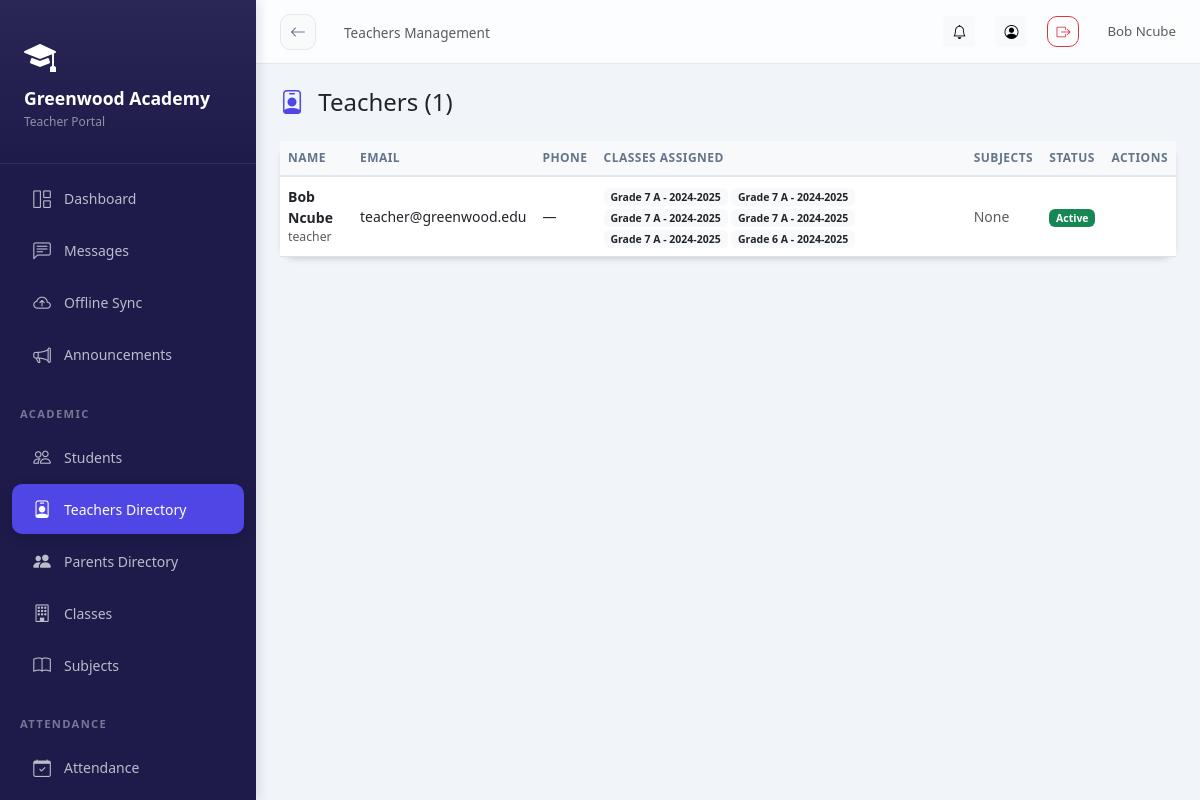
Before: /academics/teachers/ (signed in) with the older database file.
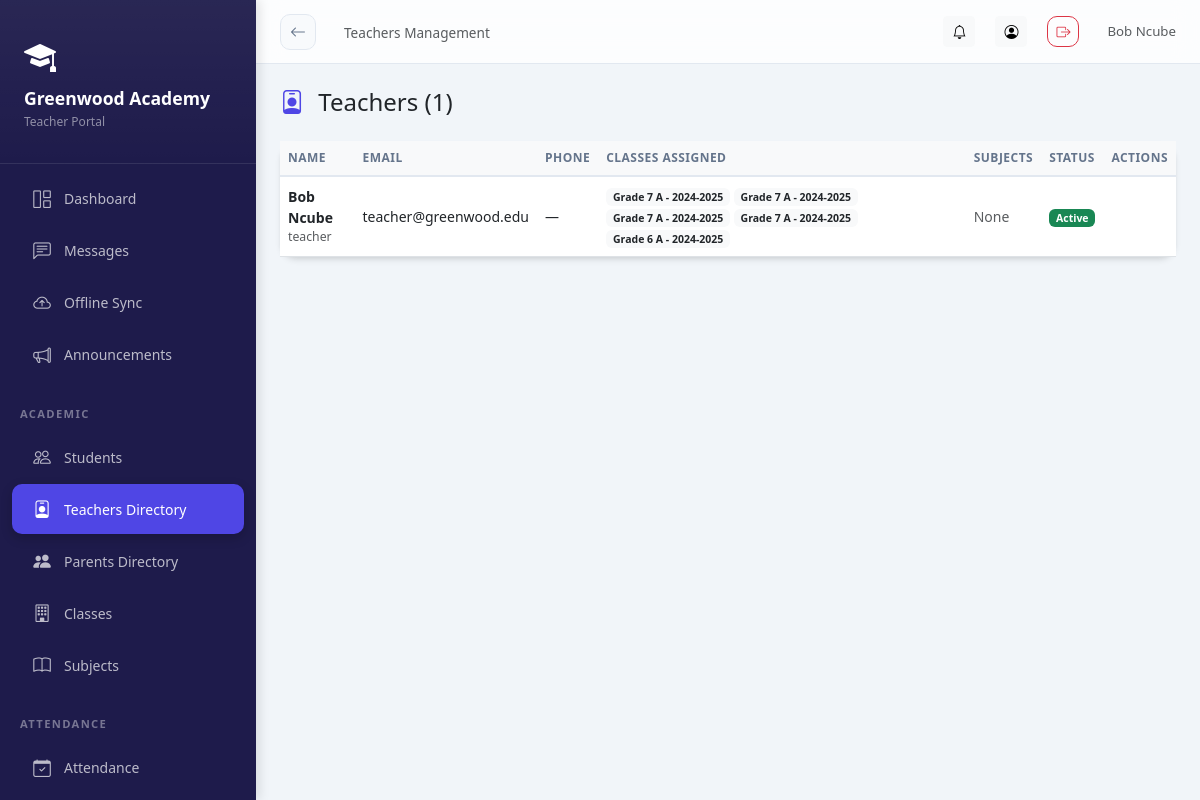
After: the same page with the newer database file.
### schools/models.py (models this page shows, shortened)
class SchoolUser(SyncBaseModel):
    ROLE_CHOICES = [
        ('headmaster', 'Headmaster'),
        ('admin', 'School Admin'),
        ('teacher', 'Teacher'),
        ('student', 'Student'),
        ('parent', 'Parent'),
    ]
    user = models.ForeignKey(User, on_delete=models.CASCADE, related_name='school_memberships')
    school = models.ForeignKey(School, on_delete=models.CASCADE, related_name='members', db_index=True)
    role = models.CharField(max_length=20, choices=ROLE_CHOICES, db_index=True)
    is_active = models.BooleanField(default=True, db_index=True)
    signature = models.ImageField(upload_to='signatures/', blank=True, null=True)
    class Meta:
        unique_together = ['user', 'school']

### academics/models.py (models this page shows, shortened)
class TeacherSubjectAssignment(SyncBaseModel):
    school = models.ForeignKey(School, on_delete=models.CASCADE, related_name='teacher_subject_assignments', null=True, blank=True)
    teacher = models.ForeignKey(
        SchoolUser,
        on_delete=models.CASCADE,
        limit_choices_to={'role': 'teacher'},
        related_name='subject_assignments'
    )
    subject = models.ForeignKey(Subject, on_delete=models.CASCADE, related_name='teacher_assignments')
    class_section = models.ForeignKey(ClassSection, on_delete=models.CASCADE, related_name='teacher_subjects')
    academic_year = models.ForeignKey(AcademicYear, on_delete=models.CASCADE, related_name='teacher_assignments')
    objects = TenantManager()
    all_objects = models.Manager()
    class Meta:
        unique_together = ['teacher', 'subject', 'class_section', 'academic_year']

class ClassSection(SyncBaseModel):
    school = models.ForeignKey(School, on_delete=models.CASCADE, related_name='class_sections')
    class_level = models.ForeignKey(ClassLevel, on_delete=models.CASCADE, related_name='sections')
    section_name = models.CharField(max_length=20)  # e.g., "A", "B", "Science"
    class_teacher = models.ForeignKey(
        SchoolUser,
        on_delete=models.SET_NULL,
        null=True,
        blank=True,
        limit_choices_to={'role': 'teacher'},
        related_name='homeroom_classes'
    )
    academic_year = models.ForeignKey(AcademicYear, on_delete=models.CASCADE, related_name='sections')
    objects = TenantManager()
    all_objects = models.Manager()
    class Meta:
        unique_together = ['class_level', 'section_name', 'academic_year']
        ordering = ['class_level__order', 'section_name']
    def __str__(self):
        return f"{self.class_level.name} {self.section_name} - {self.academic_year.name}"

class ClassLevel(SyncBaseModel):
    school = models.ForeignKey(School, on_delete=models.CASCADE, related_name='class_levels')
    name = models.CharField(max_length=50)  # e.g., "Grade 1", "Class 5"
    order = models.IntegerField(default=0)
    objects = TenantManager()
    all_objects = models.Manager()
    class Meta:
        ordering = ['order', 'name']

class AcademicYear(SyncBaseModel):
    school = models.ForeignKey(School, on_delete=models.CASCADE, related_name='academic_years')
    name = models.CharField(max_length=50)  # e.g., "2024-2025"
    start_date = models.DateField()
    end_date = models.DateField()
    is_current = models.BooleanField(default=False)
    objects = TenantManager()
    all_objects = models.Manager()
    class Meta:
        ordering = ['-start_date']

### academics/views.py (the view)
# urls.py: path('teachers/', views.TeacherListView.as_view(), name='teacher_list'),
@method_decorator(login_required, name='dispatch')
class TeacherListView(ListView):
    model = SchoolUser
    template_name = 'academics/teacher_list.html'
    context_object_name = 'teachers'
    def get_queryset(self):
        return SchoolUser.objects.filter(
            school=self.request.school,
            role='teacher',
            is_active=True
        ).select_related('user')
    def get_context_data(self, **kwargs):
        context = super().get_context_data(**kwargs)
        context['assignments'] = TeacherSubjectAssignment.objects.filter(
            class_section__school=self.request.school
        ).select_related('teacher__user', 'subject', 'class_section')
        context['teachers'] = self.get_queryset()
        return context

### core/models.py (called while the page is built)
    def get_queryset(self):
        queryset = super().get_queryset()
        school = get_current_school()
        if school:
            return queryset.filter(school=school)
        return queryset

### schools/context_processors.py (called while the page is built)
def school_context(request):
    school = getattr(request, 'school', None)
    school_role = ''
    if school and request.user.is_authenticated:
        try:
            su = SchoolUser.objects.get(user=request.user, school=school, is_active=True)
            school_role = su.role
        except SchoolUser.DoesNotExist:
            pass
    return {
        'current_school': school,
        'school_role': school_role,
    }

### academics/templates/academics/teacher_list.html (shortened to what this page needs)
{% extends 'base_dashboard.html' %}
{% block page_title %}Teachers Management{% endblock %}
{% block content %}
<div class="d-flex justify-content-between align-items-center mb-4">
  <h4 class="mb-0">
    <i class="bi bi-person-badge me-2 text-primary"></i>
    {% if school_role == 'parent' %}Teachers Directory{% else %}Teachers ({{ teachers|length }}){% endif %}
  </h4>
</div>
<div class="card">
  <div class="card-body p-0">
    <div class="table-responsive">
      <table class="table table-hover mb-0">
        <thead class="table-light">
          <tr>
            <th>Name</th>
            <th>Email</th>
            <th>Phone</th>
            <th>Classes Assigned</th>
            <th>Subjects</th>
            <th>Status</th>
            <th>Actions</th>
          </tr>
        </thead>
        <tbody>
          {% for teacher in teachers %}
          <tr>
            <td>
              <div>
                <strong>{{ teacher.user.get_full_name }}</strong>
                <div class="small text-muted">{{ teacher.role }}</div>
              </div>
            </td>
            <td>{{ teacher.user.email }}</td>
            <td>{{ teacher.phone|default:"—" }}</td>
            <td>
              {% with assignments=teacher.subject_assignments.all %}
                {% if assignments %}
                  {% for assignment in assignments %}
                    <span class="badge bg-light text-dark">{{ assignment.class_section }}</span>
                  {% endfor %}
                {% else %}
                  <span class="text-muted">None</span>
                {% endif %}
              {% endwith %}
            </td>
            <td>
              {% with subjects=teacher.subjects.all %}
                {% if subjects %}
                  {% for subject in subjects %}
                    <span class="badge bg-primary">{{ subject.name }}</span>
                  {% endfor %}
                {% else %}
                  <span class="text-muted">None</span>
                {% endif %}
              {% endwith %}
            </td>
            <td>
              <span class="badge {% if teacher.is_active %}bg-success{% else %}bg-danger{% endif %}">
                {% if teacher.is_active %}Active{% else %}Inactive{% endif %}
              </span>
            </td>
            <td>
            </td>
          </tr>
          {% endfor %}
        </tbody>
      </table>
    </div>
  </div>
</div>
{% endblock %}

### templates/base_dashboard.html (shortened to what this page needs)
<!DOCTYPE html>
<html lang="en">
<head>
<link rel="stylesheet" href="https://cdn.jsdelivr.net/npm/bootstrap@5.3.0/dist/css/bootstrap.min.css">
<link rel="stylesheet" href="https://cdn.jsdelivr.net/npm/bootstrap-icons@1.11.0/font/bootstrap-icons.css">
<link href="https://cdn.jsdelivr.net/npm/tom-select@2.2.2/dist/css/tom-select.bootstrap5.css" rel="stylesheet">
</head>
<body>
<div class="sidebar" id="sidebar">
  <div class="sidebar-brand">
    {% if current_school.logo %}
      <img src="{{ current_school.logo.url }}" alt="{{ current_school.name }}" class="rounded">
  {% else %}
    <i class="bi bi-mortarboard-fill text-white mb-2 d-block" style="font-size: 2rem;"></i>
  {% endif %}
  <h5>{{ current_school.name|default:"AcademiaLink" }}</h5>
  <small>{{ school_role|title }} Portal</small>
  </div>
  <nav class="py-2">
    <a href="{% url 'analytics:dashboard' %}" class="nav-link {% if request.path == '/analytics/dashboard/' %}active{% endif %}">
      <i class="bi bi-grid-1x2"></i> Dashboard
    </a>
    <a href="{% url 'messaging:list' %}" class="nav-link {% if 'messages' in request.path %}active{% endif %}">
      <i class="bi bi-chat-left-text"></i> Messages
    </a>
    <a href="{% url 'offline_sync' %}" class="nav-link {% if request.resolver_match.url_name == 'offline_sync' %}active{% endif %}">
      <i class="bi bi-cloud-arrow-up"></i>
      <span>Offline Sync</span>
    </a>
    <a href="{% url 'notifications:announcements' %}" class="nav-link {% if 'announcements' in request.path %}active{% endif %}">
      <i class="bi bi-megaphone"></i> Announcements
    </a>
    {% if school_role in 'headmaster,teacher' %}
    <div class="nav-section">Academic</div>
    <a href="{% url 'academics:student_list' %}" class="nav-link {% if 'students' in request.path %}active{% endif %}">
      <i class="bi bi-people"></i> Students
    </a>
    {% if school_role in 'headmaster,teacher,admin' %}
    <a href="{% url 'academics:teacher_list' %}" class="nav-link {% if 'teachers' in request.path %}active{% endif %}">
      <i class="bi bi-person-badge"></i> Teachers Directory
    </a>
    <a href="{% url 'academics:parent_list' %}" class="nav-link {% if 'parents' in request.path %}active{% endif %}">
      <i class="bi bi-people-fill"></i> Parents Directory
    </a>
    {% endif %}
    <a href="{% url 'academics:class_section_list' %}" class="nav-link {% if 'sections' in request.path %}active{% endif %}">
      <i class="bi bi-building"></i> Classes
    </a>
    <a href="{% url 'academics:subject_list' %}" class="nav-link {% if 'subjects' in request.path %}active{% endif %}">
      <i class="bi bi-book"></i> Subjects
    </a>
    <div class="nav-section">Attendance</div>
    <a href="{% url 'attendance:home' %}" class="nav-link {% if 'attendance' in request.path %}active{% endif %}">
      <i class="bi bi-calendar-check"></i> Attendance
    </a>
    <div class="nav-section">Results</div>
    {% endif %}
  </nav>
</div>
<div class="main-content">
  <div class="topbar">
    <div class="topbar-left">
      <a href="javascript:history.back()" class="btn-back d-none d-md-flex" id="global-back-btn" title="Go Back">
        <i class="bi bi-arrow-left"></i>
      </a>
      <nav aria-label="breadcrumb" class="d-none d-md-block">
        <span class="text-muted" style="font-size:.85rem;">{% block page_title %}{% endblock %}</span>
      </nav>
    </div>
    <div class="topbar-right">
        <a href="{% url 'notifications:list' %}" class="btn btn-sm btn-light position-relative" title="Notifications">
        <i class="bi bi-bell"></i>
      </a>
      <a href="{% url 'accounts:profile' %}" class="btn btn-sm btn-light" title="Profile">
        <i class="bi bi-person-circle"></i>
      </a>
      <a href="{% url 'accounts:logout' %}" class="btn btn-sm btn-outline-danger" title="Logout">
        <i class="bi bi-box-arrow-right"></i>
      </a>
      <span class="text-muted d-none d-md-inline-block ms-2" style="font-size:.83rem;">
        {{ user.get_full_name|default:user.username }}
      </span>
    </div>
  </div>
  <div class="page-content">
    {% block content %}{% endblock %}
  </div>
</div>
</body>
</html>

Changed rows visible on the page:
removed TeacherSubjectAssignment: class_section "Grade 7 A - 2024-2025"
